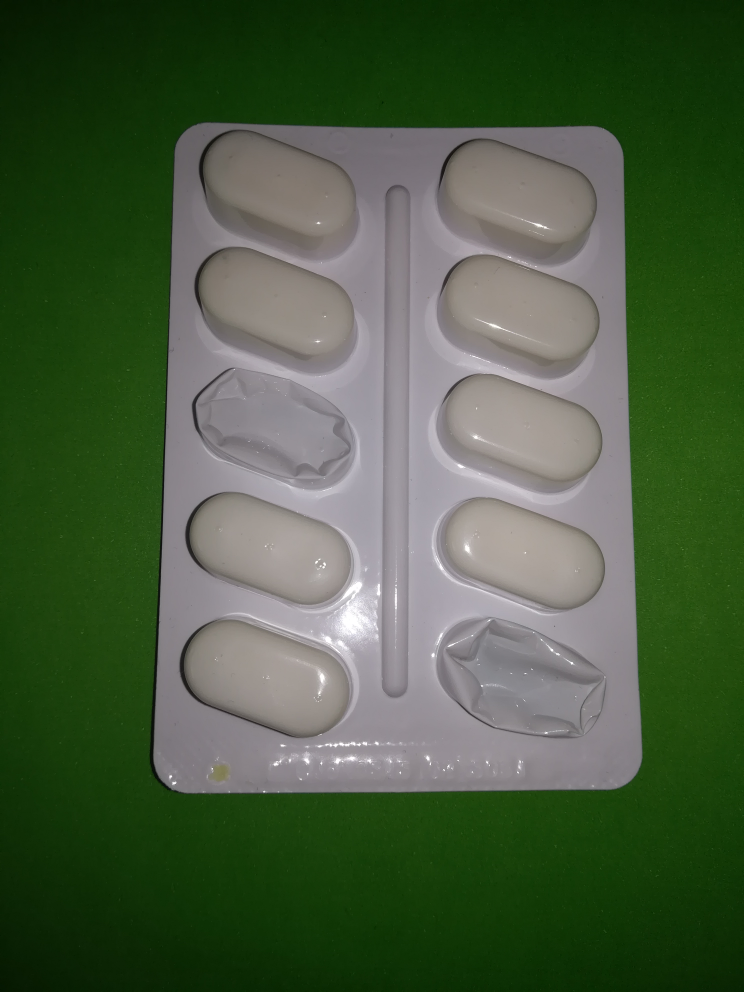
%> input picture blister.jpg, 2976 x 3968 px (shown at 1/4 size)
$ octave exercise_2.m   (GNU Octave 9; MATLAB toolbox functions it lacks are replaced by stand-ins)
%> lines starting %> are read from the running program, lines starting %| are printed output that depends on the picture; in (x1, y1, x2, y2) boxes, pixels count from 0 and x2, y2 are one past the last pixel; in counts of white or black regions, pixels touching at a corner belong together; the program's own positions count from 1; long printed decimals are rounded
% EXERCISE 2
% STEP 1
original_imm = imread("blister.jpg");
gray_imm = rgb2gray(original_imm);
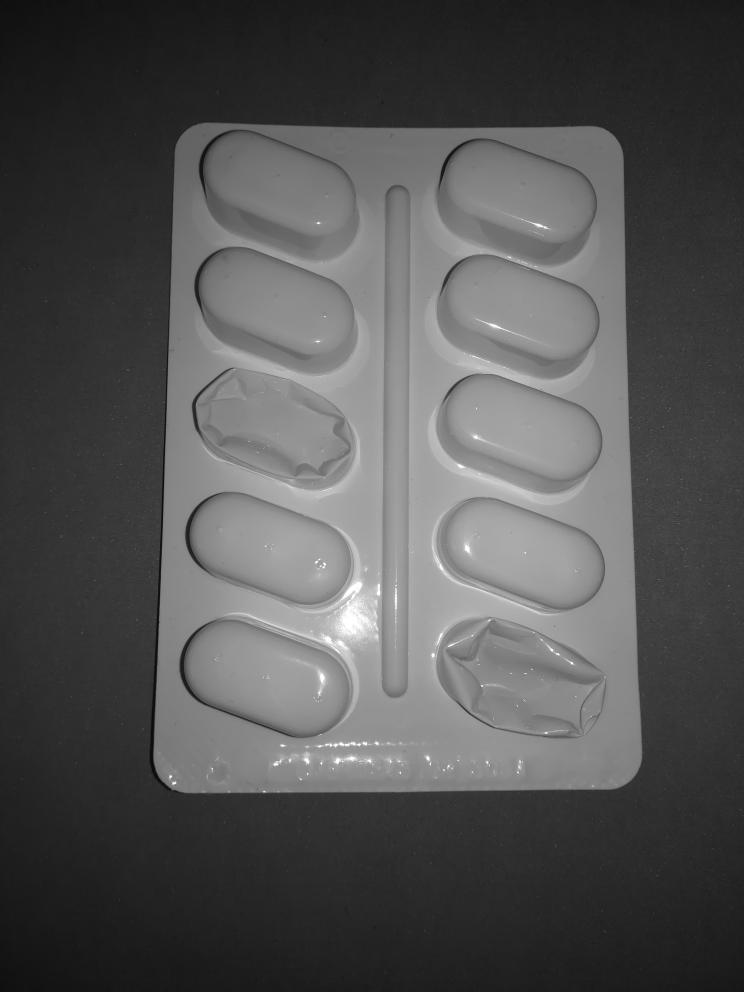
%> gray_imm: size 3968x2976 uint8 (shown at 1/4 size); min 3, max 255, mean 83
smoothed_imm = imboxfilt(gray_imm, 15);
edge_imm = edge(smoothed_imm,'prewitt',0.007,'both');
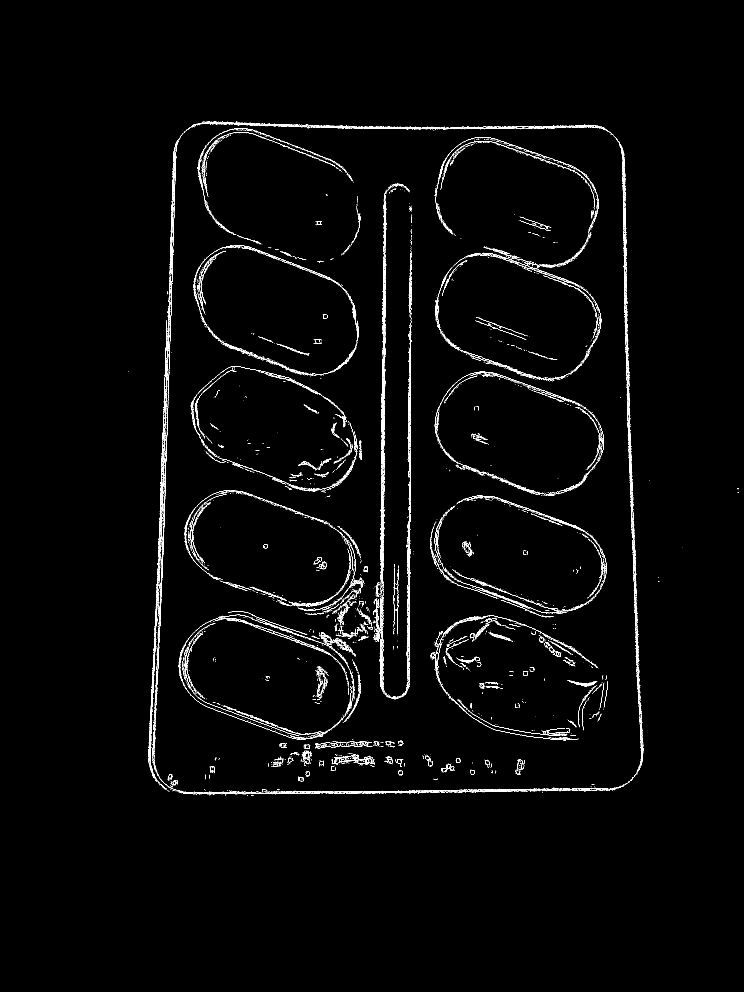
%> edge_imm: size 3968x2976 logical (shown at 1/4 size); 1.1% white in thin lines or dots, all inside (x1, y1, x2, y2) = (513, 485, 2956, 3182)
se = strel('disk',5);
closed_imm = imclose(edge_imm,se);
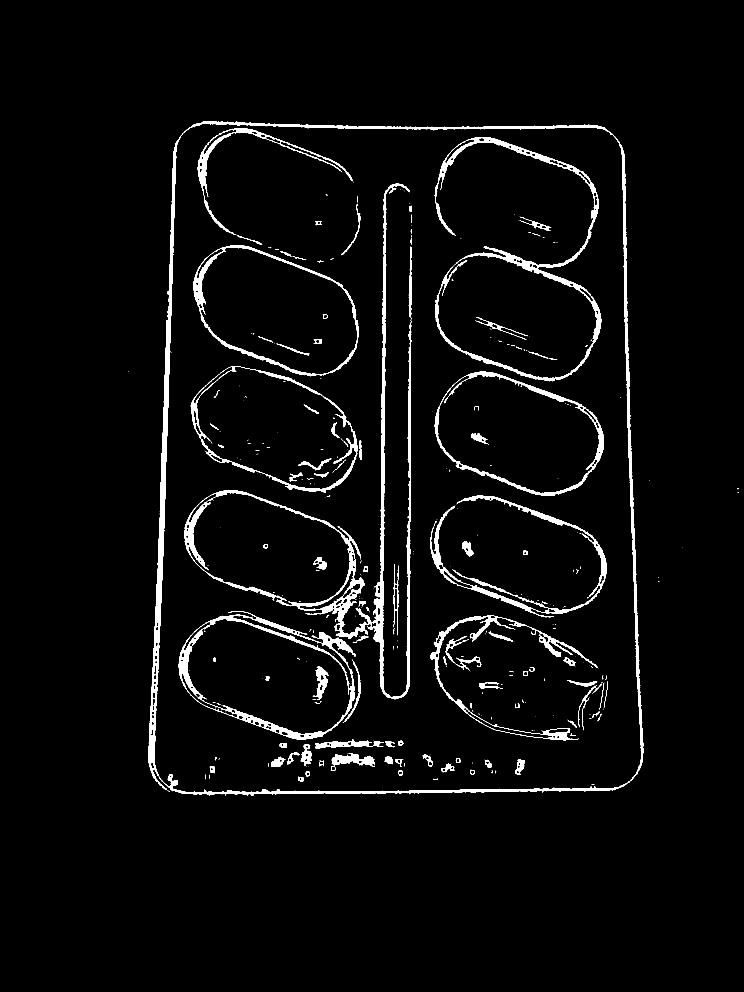
%> closed_imm: size 3968x2976 logical (shown at 1/4 size); 3.3% white; 326 white regions (202 under 20 px)
stats = regionprops(closed_imm, 'BoundingBox', 'Area');
%> stats = 326 regions; largest, box (x1, y1, x2, y2) and Area: (593, 485, 2574, 3182) 96537, (736, 733, 1645, 2797) 70248, (1738, 548, 2405, 1525) 39092, (714, 2444, 1422, 2959) 31569, (1721, 1981, 2426, 2469) 23549
[maxArea, idx] = max([stats.Area]);
%> maxArea = 96537; idx = 2
bounding_box = stats(idx).BoundingBox;
%> bounding_box = [593.5 485.5 1981 2697]
aspect_ratio = bounding_box(3) / bounding_box(4);
%> aspect_ratio = 0.735
disp(['Aspect Ratio: ' num2str(aspect_ratio)]);
%| Aspect Ratio: 0.7345
% STEP 2
gray_cropped_imm = imcrop(gray_imm, bounding_box);
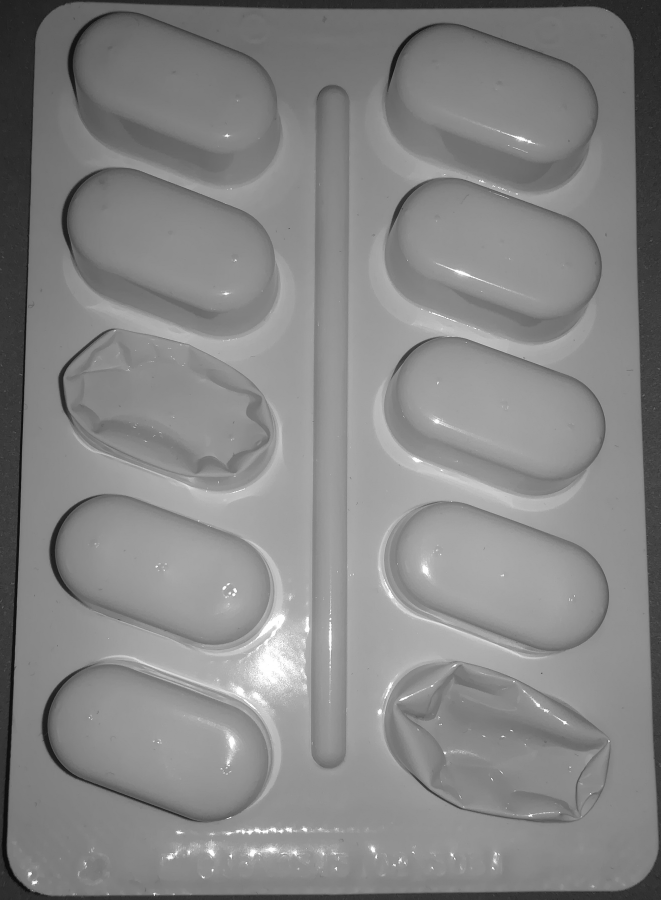
%> gray_cropped_imm: size 2698x1982 uint8 (shown at 1/3 size); min 3, max 255, mean 133.2
adjusted_imm = imadjust(gray_cropped_imm, [0 0.68]);
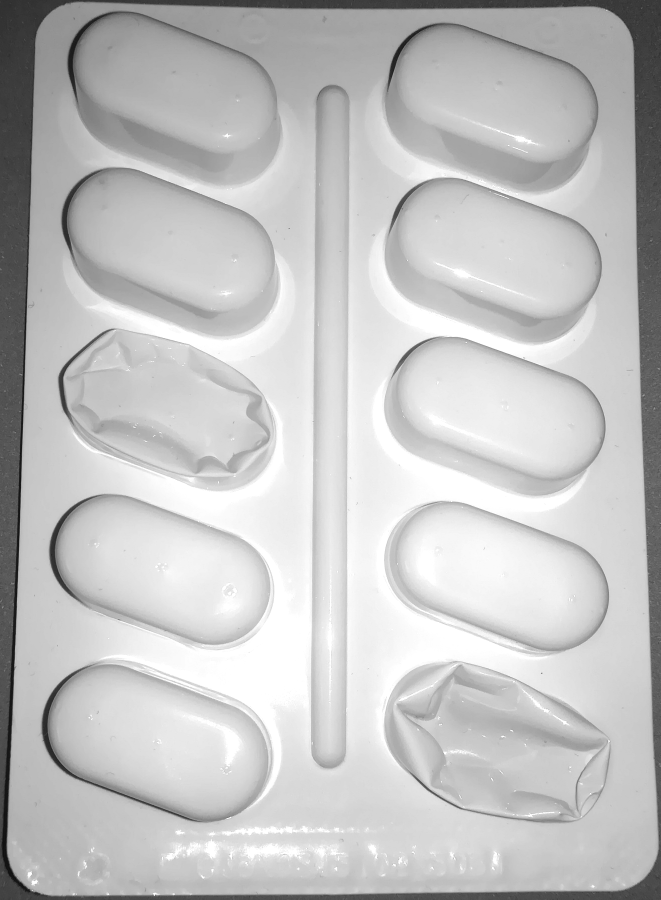
%> adjusted_imm: size 2698x1982 uint8 (shown at 1/3 size); min 4, max 255, mean 194.6
hist_imm = adapthisteq(adjusted_imm);
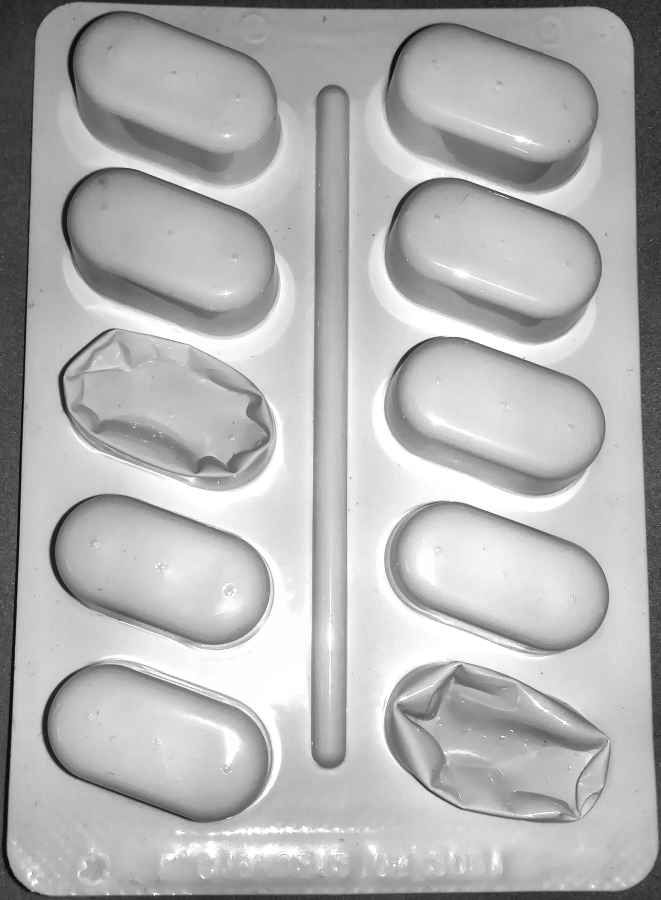
%> hist_imm: size 2698x1982 uint8 (shown at 1/3 size); min 0, max 255, mean 178
%> (the run ends here)
